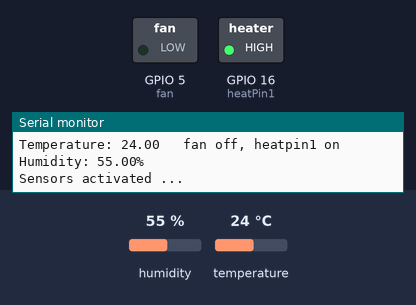
Bench run of a program on a simulated ESP8266 (NodeMCU). On the bench: switched loads named in the program (green lamp = pin HIGH), the last lines printed to the serial monitor. The test bench sets the inputs (shaded band); at power-on: temperature 24 °C, humidity 55 %.

Above: at 2.4 s.
2.5 s: temperature set to 34.7 °C
4.4 s: temperature set to 35.6 °C
At 5.8 s:
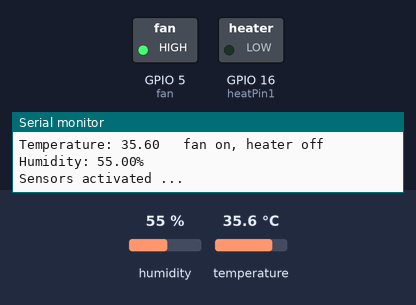
6.3 s: temperature set to 30.7 °C
7.8 s: temperature set to 29.2 °C
At 8.9 s:
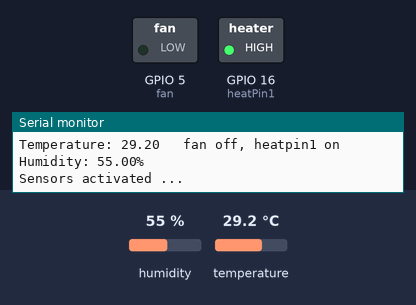
9.6 s: temperature set to 41 °C
At 10.6 s:
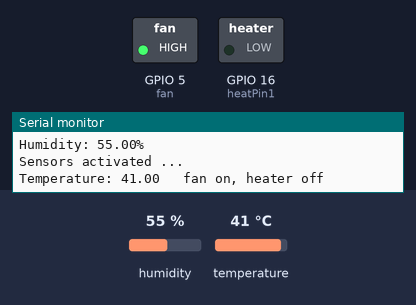
Timing chart, 0 to 12.2 s (numbered marks = the images above; inputs shaded):
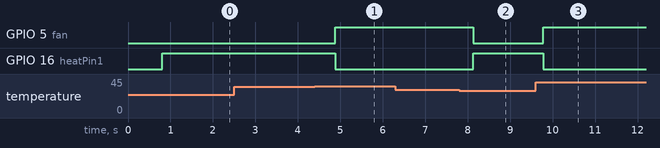

Measured:
- the behaviour switches between 35 and 35.1 °C on temperature (found by bisection; images 0 and 1)
- the behaviour switches between 30 and 29.9 °C on temperature (found by bisection; images 1 and 2)
- after the input at 4.4 s, GPIO 5 (fan): LOW → HIGH after 0.48 s; GPIO 16 (heatPin1): HIGH → LOW after 0.48 s
- after the input at 7.8 s, GPIO 5 (fan): HIGH → LOW after 0.33 s; GPIO 16 (heatPin1): LOW → HIGH after 0.33 s
- after the input at 9.6 s, GPIO 5 (fan): LOW → HIGH after 0.18 s; GPIO 16 (heatPin1): HIGH → LOW after 0.18 s

The program:

main.cpp
```cpp
#include <Arduino.h>
#include <Adafruit_Sensor.h>
#include <DHT.h>
#include <DHT_U.h>

#define DHTPIN 13     // Digital pin connected to the DHT sensor
// Feather HUZZAH ESP8266 note: use pins 3, 4, 5, 12, 13 or 14 --
// Pin 15 can work but DHT must be disconnected during program upload.

// Uncomment the type of sensor in use:
//#define DHTTYPE    DHT11     // DHT 11
#define DHTTYPE    DHT22     // DHT 22 (AM2302)
//#define DHTTYPE    DHT21     // DHT 21 (AM2301)

// See guide for details on sensor wiring and usage:
//   https://learn.adafruit.com/dht/overview

DHT_Unified dht(DHTPIN, DHTTYPE);

uint32_t delayMS = 800;
int fan = 5;
int heatPin1 = 16;
void setup() {
  Serial.begin(9600);
  pinMode(16, OUTPUT);
  pinMode(5, OUTPUT);
  dht.begin();
}

void loop() {
  /**
   * Get readings for both temperature and humidity,
   * focusing on temperature:
   * if tmp is below
  */

  // put your main code here, to run repeatedly:
  Serial.println("Sensors activated ...");
  delay(delayMS);
  // Get temperature event and print its value.
  sensors_event_t event;
  dht.temperature().getEvent(&event);

  if (isnan(event.temperature)) {
    Serial.println(F("Error reading temperature!"));
  }
  else {
    if(event.temperature <30){
      Serial.print(F("Temperature: "));
      Serial.print(event.temperature);
      Serial.println("   fan off, heatpin1 on");
      digitalWrite(fan, LOW);
      digitalWrite(heatPin1, HIGH);
    }
    else if(event.temperature >35){
      Serial.print(F("Temperature: "));
      Serial.print(event.temperature);
      Serial.println("   fan on, heater off");
      digitalWrite(fan, HIGH);
      digitalWrite(heatPin1, LOW);
    }
  }
  // Get humidity event and print its value.
  dht.humidity().getEvent(&event);
  if (isnan(event.relative_humidity)) {
    Serial.println(F("Error reading humidity!"));
  }
  else {
    Serial.print(F("Humidity: "));
    Serial.print(event.relative_humidity);
    Serial.println(F("%"));
  }


}
```
